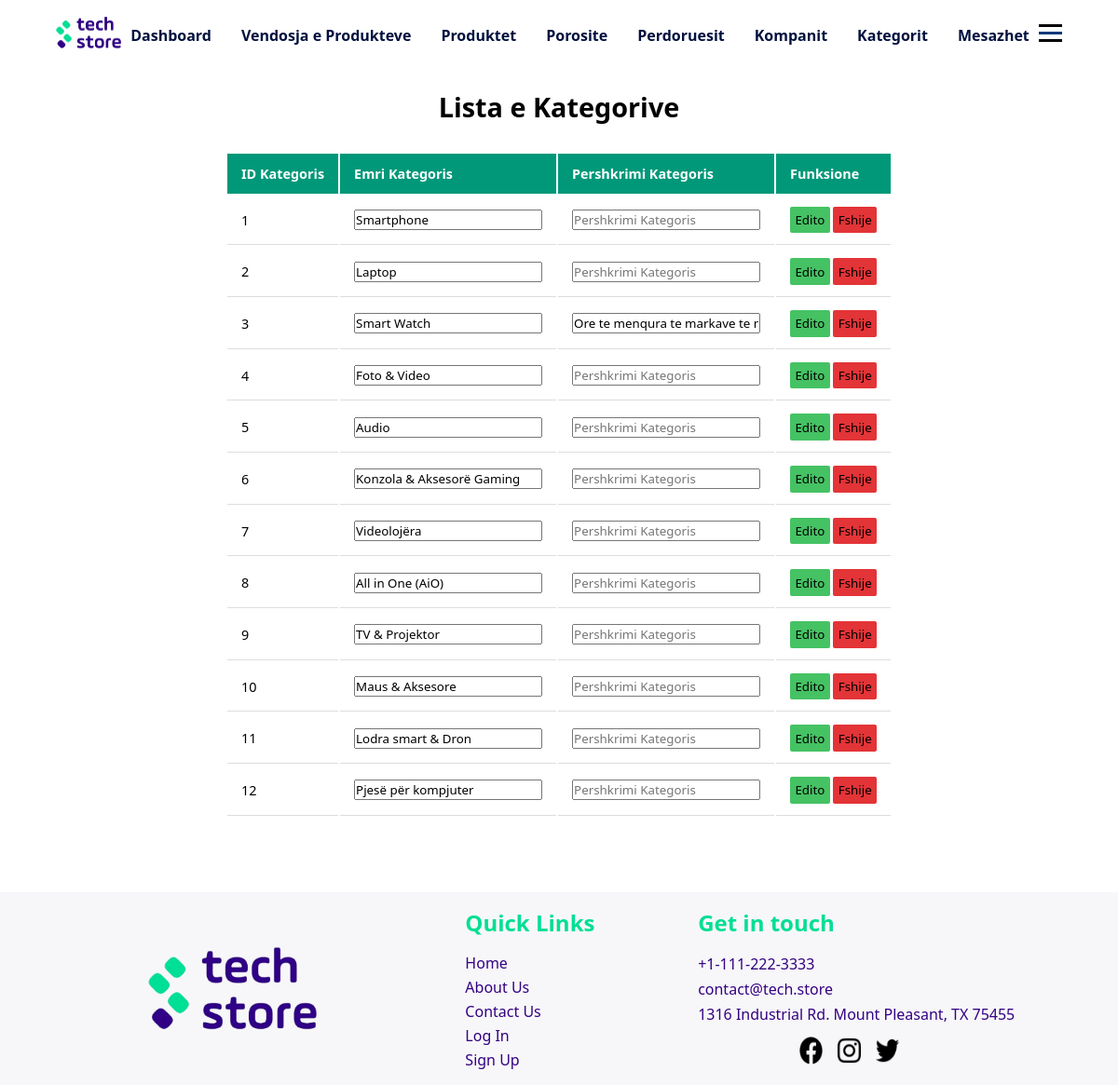
/php/admin/kategorit.php (signed in), run on an earlier commit of the app's database.
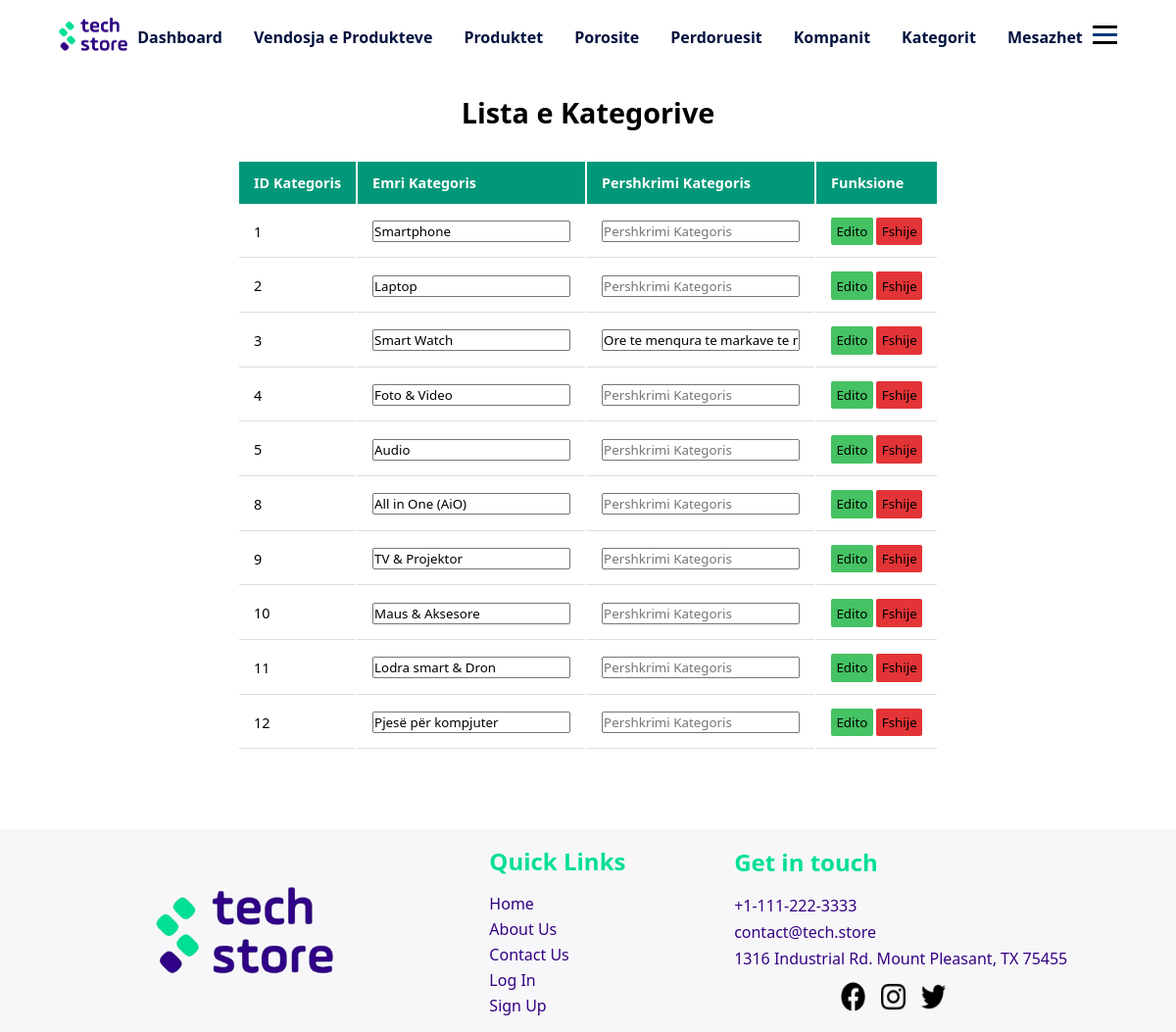
And on a later commit of the database.
### tables this page shows
CREATE TABLE `kategoriaproduktit` (
  `kategoriaID` int(11) NOT NULL,
  `emriKategoris` varchar(255) NOT NULL,
  `pershkrimiKategoris` varchar(255) DEFAULT NULL
);

### php/db/dbcon.php (called while the page is built)
<?php
class dbCon
{
    private $conn = '';
    private $hostiIDB = 'localhost';
    private $emriDB = 'techstoredb';
    private $dbUsername = 'root';
    private $dbPass = '';
    public function connDB()
    {
        try {
            $this->conn = new PDO(
                "mysql:host=$this->hostiIDB;dbname=$this->emriDB", $this->dbUsername, $this->dbPass,
                [PDO::ATTR_DEFAULT_FETCH_MODE => PDO::FETCH_ASSOC]
            );
        } catch (PDOException $pdoe) {
            die("Nuk mund të lidhej me bazën e të dhënave {$this->emriDB} :" . $pdoe->getMessage());
        }
        return $this->conn;
    }
}
?>

### php/CRUD/kategoriaCRUD.php (called while the page is built, shortened)
<?php
require_once('../db/dbcon.php');
class kategoriaCRUD extends dbCon
{
    private $dbConn;
    public function __construct($kategoriaID = '', $emriKategoris = '', $pershkrimiKategoris = '')
    {
        $this->dbConn = $this->connDB();
    }
    public function shfaqKategorin()
    {
        try {
            $sql = "SELECT * FROM kategoriaproduktit";
            $stm = $this->dbConn->prepare($sql);
            $stm->execute();
            return $stm->fetchAll();
        } catch (Exception $e) {
            return $e->getMessage();
        }
    }
}
?>

### php/admin/kategorit.php (the view, shortened to what this page needs)
<?php
require_once('../CRUD/kategoriaCRUD.php');
$kategoriaCRUD = new kategoriaCRUD();
?>
<!DOCTYPE html>
<html lang="en">
<head>
    <link rel="stylesheet" href="../../css/adminDashboard.css" />
    <link rel="stylesheet" href="../../css/mesazhetStyle.css" />
</head>
<body>
    <?php include '../design/header.php' ?>
    <div class="containerDashboardP">
        <h1>Lista e Kategorive</h1>
        <table>
            <tr>
                <th>ID Kategoris</th>
                <th>Emri Kategoris</th>
                <th>Pershkrimi Kategoris</th>
                <th>Funksione</th>
            </tr>
            <?php
            $kategorit = $kategoriaCRUD->shfaqKategorin();
            foreach ($kategorit as $kategoria) {
                echo '
            <tr>
              <td id="kategoriaID_' . $kategoria['kategoriaID'] . '">' . $kategoria['kategoriaID'] . '</td>
              <td><input id="emriKategoris_' . $kategoria['kategoriaID'] . '" type="text" placeholder="Emri i Kompanis" value="' . $kategoria['emriKategoris'] . '"></td>
              <td><input id="pershkrimiKategoris_' . $kategoria['kategoriaID'] . '" type="text" placeholder="Pershkrimi Kategoris" value="' . $kategoria['pershkrimiKategoris'] . '"></td>
              <td><button class="edito" onclick="editoKategorin(' . $kategoria['kategoriaID'] . ')">Edito</button>
              <button class="fshij" onclick=fshijKategorin(' . $kategoria['kategoriaID'] . ')>Fshije</button></td>
            </tr>';
            }
            ?>
        </table>
    </div>
    <?php
    include '../design/footer.php';
    include('../funksione/importimiScriptave.php') ?>
</body>
</html>

### php/design/header.php (shortened to what this page needs)
<!DOCTYPE html>
<html lang="en">
<head>
    <link rel="stylesheet" href="../../css/header.css" />
</head>
<body>
    <header>
        <nav class="nav">
            <a class="logo" href="../pages/index.php"><img src="../../img/web/techstoreLogoWhiteSquare.png" alt=""></a>
            <ul class="nav-links">
                <?php
                if ($_SESSION['aksesi'] != 0) {
                    echo '
                        <li class="nav-item">
                        <a href="../userPages/userDashboard.php">Dashboard</a>
                        <span class="line"></span>
                    </li>
                    <li class="nav-item">
                        <a href="../admin/shtoProdukt.php">Vendosja e Produkteve</a>
                        <span class="line"></span>
                    </li>
                    <li class="nav-item">
                        <a href="../admin/produktet.php">Produktet</a>
                        <span class="line"></span>
                    </li>
                    <li class="nav-item">
                        <a href="../admin/porositNgaKlientet.php">Porosite</a>
                        <span class="line"></span>
                    </li>
                    <li class="nav-item">
                        <a href="../admin/perdoruesit.php">Perdoruesit</a>
                        <span class="line"></span>
                    </li>
                    <li class="nav-item">
                        <a href="../admin/kompanit.php">Kompanit</a>
                        <span class="line"></span>
                    </li>
                    <li class="nav-item">
                        <a href="../admin/kategorit.php">Kategorit</a>
                        <span class="line"></span>
                    </li>
                    <li class="nav-item">
                        <a href="../admin/shfaqMesazhet.php">Mesazhet</a>
                        <span class="line"></span>
                    </li>';
                }
                ?>
            </ul>
            <div class="hamburger">
                <span class="hamIkona"></span>
                <span class="hamIkona"></span>
                <span class="hamIkona"></span>
            </div>
        </nav>
    </header>
</body>
</html>

### php/design/footer.php (shortened to what this page needs)
<!DOCTYPE html>
<html lang="en">
<head>
  <link rel="stylesheet" href="../../css/footer.css">
</head>
<body>
  <footer>
    <div class="footer">
      <div class="footer-logo">
        <img src="../../img/web/techstoreLogoWhiteSquare.png" alt="">
      </div>
      <div class="footer-nav">
        <h2 class="footer-nav-title">Quick Links</h2>
        <ul>
          <li><a href="../pages/index.php">Home</a></li>
          <li><a href="../pages/aboutUs.php">About Us</a></li>
          <li><a href="../pages/contactForm.php">Contact Us</a></li>
          <li><a href="../pages/login.php">Log In</a></li>
          <li><a href="../pages/signup.php">Sign Up</a></p>
        </ul>
      </div>
      <div class="footer-contact">
        <h2 class="footer-nav-title">Get in touch</h2>
        <ul>
          <li><a href="tel:+11112223333">+1-111-222-3333</a></li>
          <li><a href="mailto:contact@tech.store">contact@tech.store</a></li>
          <li>1316 Industrial Rd. Mount Pleasant, TX 75455</li>
        </ul>
        <div class="footer-social-icons">
          <a href="https://facebook.com"><img src="../../img/web/social-link-icons/facebook.png" alt=""></a>
          <a href="https://instagram.com"><img src="../../img/web/social-link-icons/instagram.png" alt=""></a>
          <a href="https://twitter.com"><img src="../../img/web/social-link-icons/twitter.png" alt=""></a>
        </div>
      </div>
    </div>
  </footer>
</body>
</html>

### css/adminDashboard.css (style rules this page uses)
.containerDashboardP { display: flex; justify-content: center; align-items: center; border-collapse: collapse; margin: 25px 0; font-size: 0.9em; min-width: 400px; flex-direction: column; gap: 2em; flex-wrap: wrap; }
.containerDashboardP tr th { background-color: #009879; color: #ffffff; text-align: left; font-weight: bold; }
.containerDashboardP th, .containerDashboardP td { padding: 12px 15px; }
.containerDashboardP tr td { border-bottom: 1px solid #dddddd; }
.edito { padding: 0.4em; background-color: #45c263; border: none; border-radius: 2px; }
.fshij { padding: 0.4em; background-color: #e33437; border: none; border-radius: 2px; }
img { width: 25px; }

### css/header.css (style rules this page uses)
header { position: sticky; top: 0; width: 100%; padding: 0 5%; display: flex; justify-content: space-evenly; align-items: center; background-color: white; z-index: 2000; }
.nav { display: flex; align-items: center; width: 100%; min-height: 70px; justify-content: space-between; }
.nav ul li { display: flex; justify-content: center; align-items: center; position: relative; }
.logo img { width: 70px; aspect-ratio: 3/2; object-fit: contain; }
.nav-links { display: flex; align-items: center; justify-content: center; gap: 2em; }
.nav-links a { color: #00113f; font-weight: 600; }
.hamburger { display: block; cursor: pointer; }
.hamIkona { display: block; width: 25px; height: 3px; margin: 5px auto; -webkit-transition: all 0.3s ease; transition: all 0.3s ease; background-color: black; }
.hamIkona:nth-child(2) { background-color: #073879; }

### css/footer.css (style rules this page uses)
footer { display: flex; flex-direction: column; align-items: center; flex-wrap: wrap; background-color: #f7f7f9; margin-top: 5em; }
.footer { display: flex; justify-content: space-evenly; align-items: center; flex-wrap: wrap; width: 100%; height: fit-content; margin-top: 1em; margin-bottom: 1em; }
.footer-logo { display: flex; justify-content: center; align-items: center; }
.footer-logo img { width: 65%; aspect-ratio: 3/2; object-fit: contain; margin-top: 1em; margin-bottom: 1em; }
.footer-nav { display: flex; flex-direction: column; }
.footer-nav-title { color: #01df93; margin-bottom: 0.5em; }
.footer-nav li, a { list-style: none; color: #340182; padding-top: 4px; }
.footer-contact { display: flex; flex-direction: column; }
.footer-contact li, a { list-style: none; color: #340182; padding-top: 5px; }
.footer-social-icons { display: flex; align-items: center; justify-content: center; flex-wrap: wrap; margin-right: 2em; }
.footer-social-icons img { margin-top: 0.5em; margin-left: 1em; height: 30px; }

What changed in the data, as far as the page shows it:
removed kategoriaproduktit: kategoriaID "6", emriKategoris "Konzola & Aksesorë Gaming"
removed kategoriaproduktit: kategoriaID "7", emriKategoris "Videolojëra"
